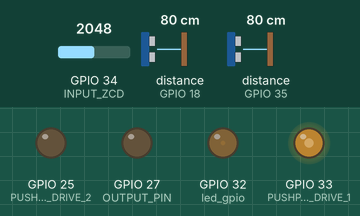
Recording of a sketch running on a simulated ESP32. On the bench: output pins drawn as LEDs (lit = HIGH). Wiring (inferred from the names in the program): 2 × range finder with pulse-width output: data GPIO 18 / data GPIO 35. Inputs (shaded band) come from the test bench; at power-on: GPIO 34 (INPUT_ZCD) = 2048, distance to the obstacle (sensors on GPIO 18, GPIO 35) 80 cm.

Above: at 1.2 s.
1.3 s: GPIO 34 (INPUT_ZCD) set to 3973
2.8 s: GPIO 34 (INPUT_ZCD) set to 4048
At 3.5 s:
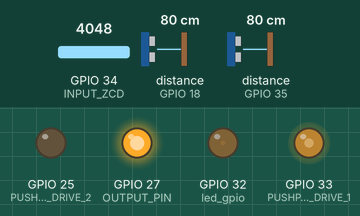
4.3 s: GPIO 34 (INPUT_ZCD) set to 3960
At 4.7 s:
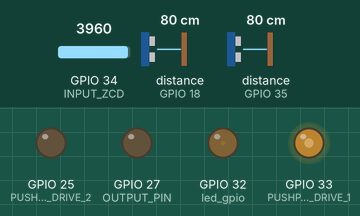
5.8 s: GPIO 34 (INPUT_ZCD) set to 4040
At 7.0 s:
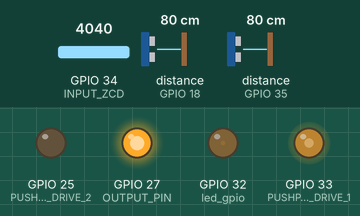
Timing chart, 0 to 8.3 s (numbered marks = the images above; inputs shaded):
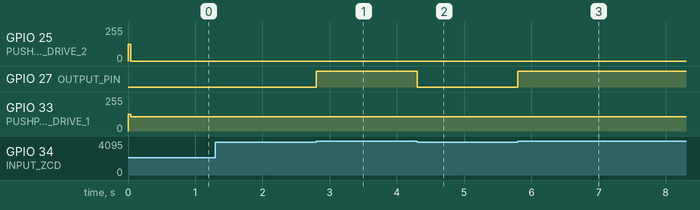

The sketch:

Mosfet50Hz_H-bridge.ino
```cpp
#include <stdint.h>

int8_t pwm = 1;

#define PUSHPULL_DRIVE_1 33
#define PUSHPULL_DRIVE_2 25
#define SELF_TRIGGERING_IRQ 0
#define DRIVE1_PWM 1
#define DRIVE2_PWM 2
#define CYCLE_START_PIN 35 //pin connected to the optocoupler that detects the zero crossing of the mains sine wave
#define INPUT_ZCD 34 //pin connected to the optocoupler that detects the zero crossing of the mains sine wave
#define OUTPUT_PIN 27 //pin connected to 35

const byte  led_gpio    =   32;
int32_t PWM_FEEDBACK_PIN = 18;
int phaseOffset = 25; // 25 degrees phase offset

#define MODULATING_FREQ         18002   // <-- 18KHz is 360 x 50 Hz for American 60Hz use number 21600 instead
#define MAX_STEPS               360     //  one pwm update per degree of mains sine
#define TRANSISTOR_SWITCH_STEP  179     // when to use other transistor bank

int32_t sinetable[]=
{
0 ,
4 ,
8 ,
13  ,
17  ,
22  ,
26  ,
31  ,
35  ,
39  ,
44  ,
48  ,
53  ,
57  ,
61  ,
65  ,
70  ,
74  ,
78  ,
83  ,
87  ,
91  ,
95  ,
99  ,
103 ,
107 ,
111 ,
115 ,
119 ,
123 ,
127 ,
131 ,
135 ,
138 ,
142 ,
146 ,
149 ,
153 ,
156 ,
160 ,
163 ,
167 ,
170 ,
173 ,
177 ,
180 ,
183 ,
186 ,
189 ,
192 ,
195 ,
198 ,
200 ,
203 ,
206 ,
208 ,
211 ,
213 ,
216 ,
218 ,
220 ,
223 ,
225 ,
227 ,
229 ,
231 ,
232 ,
234 ,
236 ,
238 ,
239 ,
241 ,
242 ,
243 ,
245 ,
246 ,
247 ,
248 ,
249 ,
250 ,
251 ,
251 ,
252 ,
253 ,
253 ,
254 ,
254 ,
254 ,
254 ,
254 ,
255 ,
254 ,
254 ,
254 ,
254 ,
254 ,
253 ,
253 ,
252 ,
251 ,
251 ,
250 ,
249 ,
248 ,
247 ,
246 ,
245 ,
243 ,
242 ,
241 ,
239 ,
238 ,
236 ,
234 ,
232 ,
231 ,
229 ,
227 ,
225 ,
223 ,
220 ,
218 ,
216 ,
213 ,
211 ,
208 ,
206 ,
203 ,
200 ,
198 ,
195 ,
192 ,
189 ,
186 ,
183 ,
180 ,
177 ,
173 ,
170 ,
167 ,
163 ,
160 ,
156 ,
153 ,
149 ,
146 ,
142 ,
138 ,
135 ,
131 ,
127 ,
123 ,
119 ,
115 ,
111 ,
107 ,
103 ,
99  ,
95  ,
91  ,
87  ,
83  ,
78  ,
74  ,
70  ,
65  ,
61  ,
57  ,
53  ,
48  ,
44  ,
39  ,
35  ,
31  ,
26  ,
22  ,
17  ,
13  ,
8 ,
4 ,
0 ,
5 ,
9 ,
14  ,
18  ,
23  ,
27  ,
32  ,
36  ,
40  ,
45  ,
49  ,
54  ,
58  ,
62  ,
66  ,
71  ,
75  ,
79  ,
84  ,
88  ,
92  ,
96  ,
100 ,
104 ,
108 ,
112 ,
116 ,
120 ,
124 ,
128 ,
132 ,
136 ,
139 ,
143 ,
147 ,
150 ,
154 ,
157 ,
161 ,
164 ,
168 ,
171 ,
174 ,
178 ,
181 ,
184 ,
187 ,
190 ,
193 ,
196 ,
199 ,
201 ,
204 ,
207 ,
209 ,
212 ,
214 ,
217 ,
219 ,
221 ,
224 ,
226 ,
228 ,
230 ,
232 ,
233 ,
235 ,
237 ,
239 ,
240 ,
242 ,
243 ,
244 ,
246 ,
247 ,
248 ,
249 ,
250 ,
251 ,
252 ,
252 ,
253 ,
254 ,
254 ,
255 ,
255 ,
255 ,
255 ,
255 ,
255 ,
255 ,
255 ,
255 ,
255 ,
255 ,
254 ,
254 ,
253 ,
252 ,
252 ,
251 ,
250 ,
249 ,
248 ,
247 ,
246 ,
244 ,
243 ,
242 ,
240 ,
239 ,
237 ,
235 ,
233 ,
232 ,
230 ,
228 ,
226 ,
224 ,
221 ,
219 ,
217 ,
214 ,
212 ,
209 ,
207 ,
204 ,
201 ,
199 ,
196 ,
193 ,
190 ,
187 ,
184 ,
181 ,
178 ,
174 ,
171 ,
168 ,
164 ,
161 ,
157 ,
154 ,
150 ,
147 ,
143 ,
139 ,
136 ,
132 ,
128 ,
124 ,
120 ,
116 ,
112 ,
108 ,
104 ,
100 ,
96  ,
92  ,
88  ,
84  ,
79  ,
75  ,
71  ,
66  ,
62  ,
58  ,
54  ,
49  ,
45  ,
40  ,
36  ,
32  ,
27  ,
23  ,
18  ,
14  ,
9 ,
5 ,
1
};

int32_t ctr = 0;

void isr(){

    int32_t val; // get value from sinetable

int index = (ctr + phaseOffset) % MAX_STEPS; // scale the sine tablkee and apply offset
 val = sinetable[index]; // get value from sinetable

    if(index>TRANSISTOR_SWITCH_STEP) // if we are past the TRANSISTOR_SWITCH_STEP
    {
        ledcWrite(DRIVE1_PWM, 0); // turn off transistor bank 1
        ledcWrite(DRIVE2_PWM, val); // turn on transistor bank 2
    }
    else
    {
        ledcWrite(DRIVE1_PWM, val); // turn on transistor bank 1
        ledcWrite(DRIVE2_PWM, 0); // turn off transistor bank 2
    }

    ctr++; // increment counter
    if (ctr >= MAX_STEPS) ctr = 0; // reset counter if we are at the end of the sinetable
}

void cycle_start_isr(){
    ctr = 0; // reset counter when a zero crossing is detected
}


void setup() {
    ledcSetup(SELF_TRIGGERING_IRQ, MODULATING_FREQ, 8); // 8 bit resolution
    ledcSetup(DRIVE1_PWM, MODULATING_FREQ, 8); // 8 bit resolution
    ledcSetup(DRIVE2_PWM, MODULATING_FREQ, 8); // 8 bit resolution

    ledcAttachPin(led_gpio, SELF_TRIGGERING_IRQ);
    ledcAttachPin(PUSHPULL_DRIVE_1, DRIVE1_PWM);
    ledcAttachPin(PUSHPULL_DRIVE_2, DRIVE2_PWM);

    pinMode(PWM_FEEDBACK_PIN, INPUT_PULLDOWN);
    attachInterrupt(CYCLE_START_PIN, cycle_start_isr, RISING); //triggers cycle_start_isr function when a rising edge is detected in the cycle start pin
    attachInterrupt(PWM_FEEDBACK_PIN, isr, RISING); //triggers isr function when a rising edge is detected in the PWM feedback pin


    ledcWrite(SELF_TRIGGERING_IRQ, pwm); //Means that pin 18 is basicly a clock pin at frequency MODULATING_FREQ (18KHz)
    ledcWrite(DRIVE1_PWM, 127);
    ledcWrite(DRIVE2_PWM, 127);
    pinMode(INPUT_ZCD,INPUT);
    pinMode(OUTPUT_PIN,OUTPUT);
    Serial.begin(115200);
}

void loop() {
    if(analogRead(INPUT_ZCD)>4000){
        digitalWrite(OUTPUT_PIN, HIGH);
    }
    else{
        digitalWrite(OUTPUT_PIN, LOW);
    }
}
```

Measured:
- the behaviour switches between 4000 and 4001 on GPIO 34 (INPUT_ZCD) (found by bisection; images 0 and 1)
- after the input at 1.3 s, every drawn part: stays the same
- after the input at 2.8 s, GPIO 27 (OUTPUT_PIN): LOW → HIGH at once
- after the input at 4.3 s, GPIO 27 (OUTPUT_PIN): HIGH → LOW at once
- after the input at 5.8 s, GPIO 27 (OUTPUT_PIN): LOW → HIGH at once
